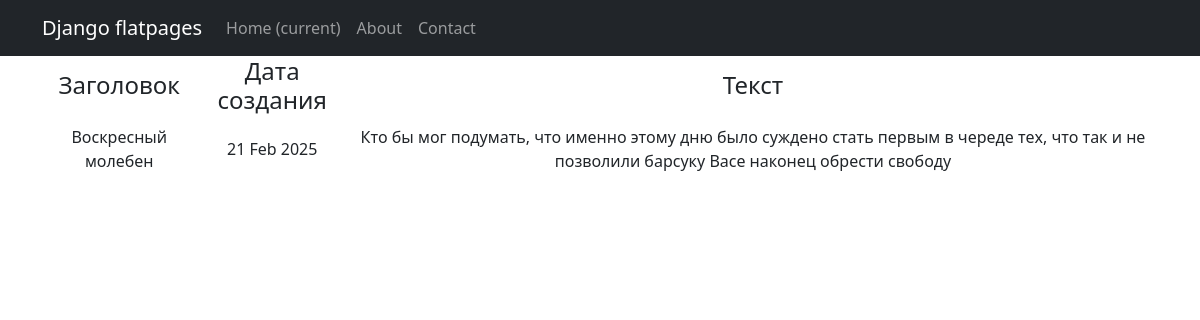
Page /sign/post/1/ on the committed database.
### simpleapp/models.py (models this page shows, shortened)
class Posts(models.Model):
    news = 'N'
    article = 'A'
    options = [
        (news, 'Новости'),
        (article, 'Статья')
    ]
    author = models.ForeignKey(Author, on_delete=models.CASCADE)
    type_post = models.CharField(max_length=1, choices=options, default=news)
    time_in = models.DateTimeField(auto_now_add=True)
    category = models.ManyToManyField(Category, through='PostCategory')
    title = models.CharField(max_length=255)
    text = models.TextField()
    rating = models.IntegerField(default=0)

### simpleapp/views.py (the view)
# urls.py: path('post/<int:pk>/', PostsDetail.as_view(), name='post_detail'),
class PostsDetail(DetailView):
    model = Posts
    template_name = 'post.html'
    context_object_name = 'post'

### templates/post.html (shortened to what this page needs)
{% extends 'flatpages/default.html' %}
{% load custom_tags %}
{% load custom_filter %}
{% load replace_filter %}
{% block content %}
   {% if post %}
       <table>
           <tr>
               <td><h4>Заголовок</h4></td>
               <td><h4>Дата создания</h4></td>
               <td><h4>Текст</h4></td>
           </tr>
           <tr>
               <td>{{ post.title }}</td>
               <td>{{ post.time_in|date:'d M Y'}}</td>
               <td>{{ post.text}}</td>
           </tr>
       </table>
   {% else %}
       <h2>Новостей нет!</h2>
   {% endif %}
{% endblock content %}

### rows in the picture
Posts: title "Воскресный молебен", time_in "21 Feb 2025", text "Кто бы мог подумать, что именно этому дню было суждено стать первым в череде тех, что так и не позволили барсуку Васе наконец обрести свободу"
